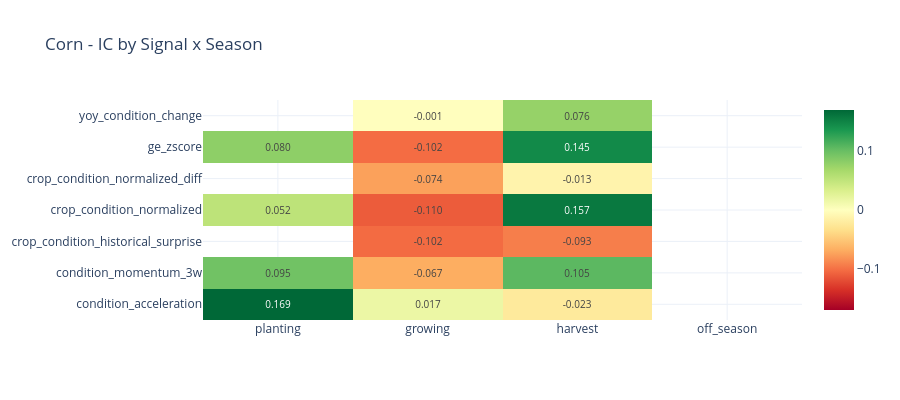
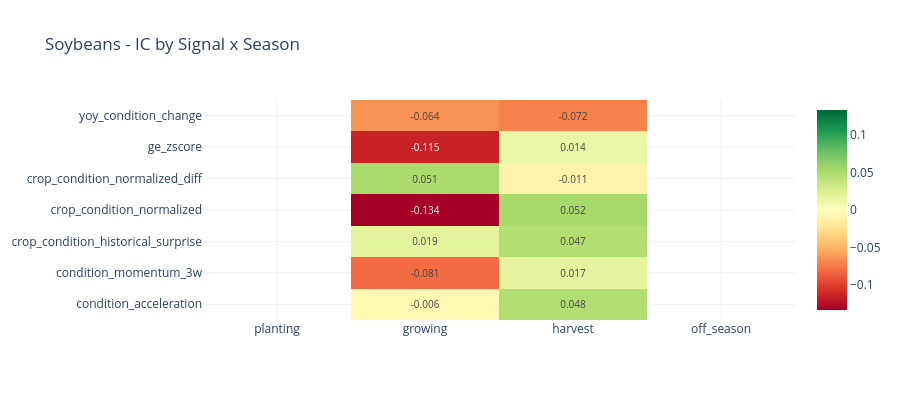

The notebook cell these images were saved under, in order:
### Markdown cell above
---
## 5. Seasonal & Regime Analysis
IC broken down by crop season, volatility regime, and price trend regime.

### Code cell
for cmd in COMMODITIES:
    m = master[cmd]
    available = [s for s in KEY_SIGNALS if s in m.columns]
    print(f'\n{"="*70}\n{COMMODITIES[cmd]["name"]} - IC by Season & Regime\n{"="*70}')
    # IC by Season
    season_results = []
    for season in ['planting','growing','harvest','off_season']:
        subset = m[m['season']==season]
        for sig in available:
            data = subset[[sig,'fwd_5d_ret']].dropna()
            if len(data)>=10:
                season_results.append({'season':season,'signal':sig,'IC':data[sig].corr(data['fwd_5d_ret']),'n':len(data)})
    sdf = pd.DataFrame(season_results)
    if len(sdf)>0:
        pivot = sdf.pivot(index='signal',columns='season',values='IC')
        for s in ['planting','growing','harvest','off_season']:
            if s not in pivot.columns: pivot[s]=np.nan
        pivot = pivot[['planting','growing','harvest','off_season']]
        fig = go.Figure(go.Heatmap(z=pivot.values, x=pivot.columns, y=pivot.index,
            colorscale='RdYlGn', zmid=0,
            text=[[f'{v:.3f}' if not pd.isna(v) else '' for v in row] for row in pivot.values],
            texttemplate='%{text}', textfont=dict(size=10)))
        fig.update_layout(title=f'{COMMODITIES[cmd]["name"]} - IC by Signal x Season',
            height=max(400,len(available)*40), template='plotly_white')
        fig.show()
    # IC by Vol & Trend regime
    if 'vol_regime' in m.columns:
        print('\nIC by Vol Regime:')
        vol_res = []
        for regime in ['high_vol','low_vol']:
            for sig in available:
                data = m[m['vol_regime']==regime][[sig,'fwd_5d_ret']].dropna()
                if len(data)>=10: vol_res.append({'vol_regime':regime,'signal':sig,'IC':data[sig].corr(data['fwd_5d_ret'])})
        vdf = pd.DataFrame(vol_res).pivot(index='signal',columns='vol_regime',values='IC')
        display(vdf.style.format('{:.4f}'))
    if 'trend_regime' in m.columns:
        print('\nIC by Trend Regime:')
        trend_res = []
        for regime in ['uptrend','downtrend','neutral']:
            for sig in available:
                data = m[m['trend_regime']==regime][[sig,'fwd_5d_ret']].dropna()
                if len(data)>=10: trend_res.append({'trend_regime':regime,'signal':sig,'IC':data[sig].corr(data['fwd_5d_ret'])})
        tdf = pd.DataFrame(trend_res).pivot(index='signal',columns='trend_regime',values='IC')
        for c in ['uptrend','neutral','downtrend']:
            if c not in tdf.columns: tdf[c]=np.nan
        display(tdf[['uptrend','neutral','downtrend']].style.format('{:.4f}'))

### Figure 1 — Plotly figure (JSON) as saved in the notebook; plotly's stock layout.template omitted (floating-point values rounded to 4 significant figures)
{"data": [{"colorscale": [[0, "rgb(165,0,38)"], [0.1, "rgb(215,48,39)"], [0.2, "rgb(244,109,67)"], [0.3, "rgb(253,174,97)"], [0.4, "rgb(254,224,139)"], [0.5, "rgb(255,255,191)"], [0.6, "rgb(217,239,139)"], [0.7, "rgb(166,217,106)"], [0.8, "rgb(102,189,99)"], [0.9, "rgb(26,152,80)"], [1, "rgb(0,104,55)"]], "text": [["0.169", "0.017", "-0.023", ""], ["0.095", "-0.067", "0.105", ""], ["", "-0.102", "-0.093", ""], ["0.052", "-0.110", "0.157", ""], ["", "-0.074", "-0.013", ""], ["0.080", "-0.102", "0.145", ""], ["", "-0.001", "0.076", ""]], "textfont": {"size": 10}, "texttemplate": "%{text}", "type": "heatmap", "x": ["planting", "growing", "harvest", "off_season"], "y": ["condition_acceleration", "condition_momentum_3w", "crop_condition_historical_surprise", "crop_condition_normalized", "crop_condition_normalized_diff", "ge_zscore", "yoy_condition_change"], "z": [[0.1686, 0.01673, -0.02274, NaN], [0.09544, -0.06727, 0.1054, NaN], [NaN, -0.1025, -0.09256, NaN], [0.05203, -0.1104, 0.1568, NaN], [NaN, -0.07411, -0.01264, NaN], [0.08, -0.1016, 0.1448, NaN], [NaN, -0.0005473, 0.07606, NaN]], "zmid": 0}], "layout": {"height": 400, "title": {"text": "Corn - IC by Signal x Season"}}}

### Figure 2 — Plotly figure (JSON) as saved in the notebook; plotly's stock layout.template omitted (floating-point values rounded to 4 significant figures)
{"data": [{"colorscale": [[0, "rgb(165,0,38)"], [0.1, "rgb(215,48,39)"], [0.2, "rgb(244,109,67)"], [0.3, "rgb(253,174,97)"], [0.4, "rgb(254,224,139)"], [0.5, "rgb(255,255,191)"], [0.6, "rgb(217,239,139)"], [0.7, "rgb(166,217,106)"], [0.8, "rgb(102,189,99)"], [0.9, "rgb(26,152,80)"], [1, "rgb(0,104,55)"]], "text": [["", "-0.006", "0.048", ""], ["", "-0.081", "0.017", ""], ["", "0.019", "0.047", ""], ["", "-0.134", "0.052", ""], ["", "0.051", "-0.011", ""], ["", "-0.115", "0.014", ""], ["", "-0.064", "-0.072", ""]], "textfont": {"size": 10}, "texttemplate": "%{text}", "type": "heatmap", "x": ["planting", "growing", "harvest", "off_season"], "y": ["condition_acceleration", "condition_momentum_3w", "crop_condition_historical_surprise", "crop_condition_normalized", "crop_condition_normalized_diff", "ge_zscore", "yoy_condition_change"], "z": [[NaN, -0.005992, 0.0478, NaN], [NaN, -0.08093, 0.01737, NaN], [NaN, 0.01893, 0.04666, NaN], [NaN, -0.1336, 0.05237, NaN], [NaN, 0.05075, -0.01134, NaN], [NaN, -0.1148, 0.0141, NaN], [NaN, -0.06448, -0.0721, NaN]], "zmid": 0}], "layout": {"height": 400, "title": {"text": "Soybeans - IC by Signal x Season"}}}
